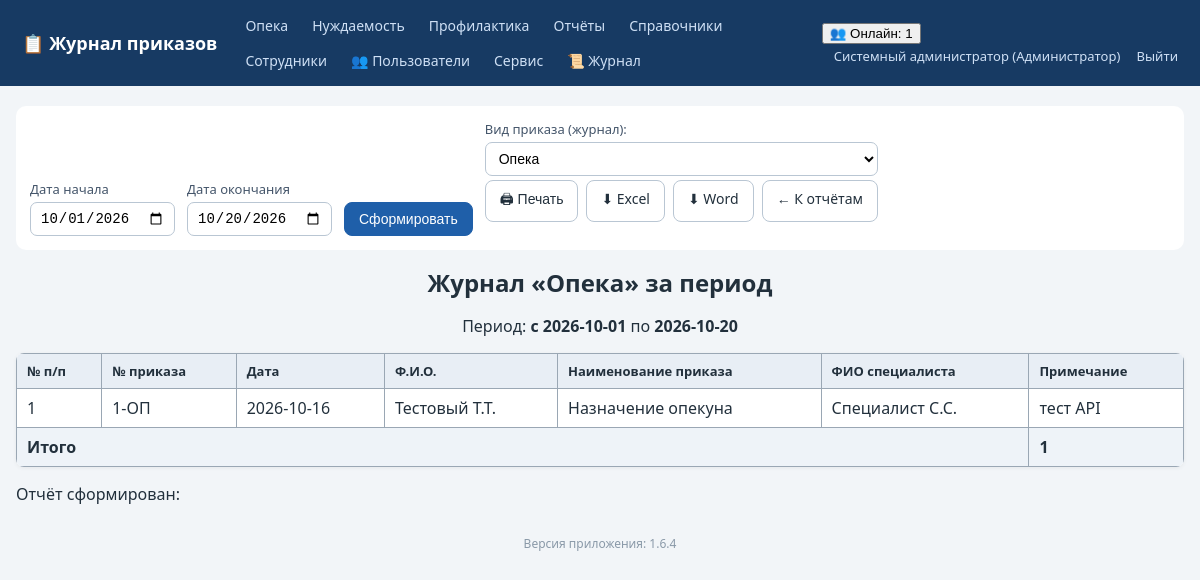
Screenshot of /reports/journal_print (signed in) with the database file from the repository.
### tables this page shows
CREATE TABLE employees (
    id INTEGER PRIMARY KEY AUTOINCREMENT,
    full_name TEXT NOT NULL,
    position TEXT NOT NULL DEFAULT '',
    login TEXT UNIQUE,
    password_hash TEXT,
    pwd_changed_at TEXT,           -- дата последней самостоятельной смены пароля
    role_id INTEGER REFERENCES roles(id)
);

CREATE TABLE roles (
    id INTEGER PRIMARY KEY AUTOINCREMENT,
    name TEXT UNIQUE NOT NULL
);

CREATE TABLE orders (
    id INTEGER PRIMARY KEY AUTOINCREMENT,
    journal TEXT NOT NULL,           -- opeka / nuzhdaemost / profilaktika
    order_number TEXT NOT NULL,      -- номер приказа, напр. "12-оп"
    order_date TEXT NOT NULL,        -- ГГГГ-ММ-ДД
    order_type_id INTEGER REFERENCES order_types(id),
    person_fio TEXT NOT NULL DEFAULT '',   -- ФИО в отношении кого
    specialist_fio TEXT NOT NULL DEFAULT '', -- ФИО специалиста
    note TEXT NOT NULL DEFAULT '',         -- примечание (добавлено в 1.2.0)
    scan_path TEXT,
    created_at TEXT DEFAULT CURRENT_TIMESTAMP
, reason_id INTEGER REFERENCES reasons(id));

CREATE TABLE order_types (
    id INTEGER PRIMARY KEY AUTOINCREMENT,
    kind TEXT NOT NULL,              -- вид приказа (название журнала)
    name TEXT NOT NULL,              -- наименование приказа
    prefix TEXT NOT NULL DEFAULT '', -- префикс номера приказа для вида (напр. "ОП" -> 1-ОП)
    UNIQUE(kind, name)
);

### app.py (the view)
@app.route('/reports/journal_print')
def report_journal_print():
    user = current_user()
    if not can_view_reports(user):
        abort(403)
    journal = request.args.get('journal', 'opeka')
    if journal not in JOURNAL_TYPES:
        abort(404)
    d1, d2 = _report_period()
    rows = _query_report_rows_sorted_asc(d1, d2, journal=journal)
    title = f'Журнал «{JOURNAL_TITLES[journal]}» за период'
    with_reason = REASONS_ENABLED.get(journal, False)
    data = []
    for i, r in enumerate(rows, 1):
        note = r['note'] if 'note' in r.keys() else ''
        name = r['type_name'] or ''
        reason = ''
        if with_reason and 'reason_name' in r.keys():
            reason = r['reason_name'] or ''
        if reason:
            name = f'{name} ({reason})' if name else f'({reason})'
        data.append((i, r['order_number'], r['order_date'], r['person_fio'],
                     name, r['specialist_fio'], note))
    headers = ('№ п/п', '№ приказа', 'Дата', 'Ф.И.О.',
               'Наименование приказа', 'ФИО специалиста', 'Примечание')
    fmt = request.args.get('fmt')
    if fmt == 'xlsx':
        return _export_xlsx_table(d1, d2, headers, data, title)
    if fmt == 'docx':
        return _export_docx_table(d1, d2, headers, data, title)
    return render_template('report_table.html', title=title, d1=d1, d2=d2,
                           headers=headers, rows=data, total=len(data),
                           base_url=url_for('report_journal_print'),
                           extra_args={'journal': journal})

### app.py (called while the page is built, shortened)
def has_request_context_safe():
    try:
        from flask import has_request_context
        return has_request_context()
    except Exception:
        return False

def _session_signature(uid):
    raw = request.cookies.get(app.config['SESSION_COOKIE_NAME'], '')
    if not raw:
        return ''

def _db_touch_throttled(key, min_interval=10.0):
    now = time.time()
    last = _DB_TOUCH_TS.get(key, 0)
    if now - last >= min_interval:
        _DB_TOUCH_TS[key] = now
        return True
    return False

def db_cleanup_active_sessions(cutoff):
    try:
        conn = get_db()
        conn.execute('DELETE FROM active_sessions WHERE last_seen < ?', (cutoff,))
        conn.commit()
        conn.close()
    except Exception:
        pass

def touch_active_session(uid):
    sid = _session_signature(uid)
    ip = request.remote_addr if has_request_context_safe() else ''
    now = time.time()
    with ACTIVE_SESSIONS_LOCK:
        ACTIVE_SESSIONS[(uid, sid)] = {'last_seen': now, 'ip': ip}
    if _db_touch_throttled((uid, sid)):
        db_touch_active_session(uid, sid, ip)
    if _db_touch_throttled(('online', uid, sid), min_interval=30.0):
        online_track_touch(uid, sid, ip)

def cleanup_active_sessions():
    cutoff = time.time() - ACTIVE_TIMEOUT
    with ACTIVE_SESSIONS_LOCK:
        expired = [k for k, v in ACTIVE_SESSIONS.items()
                   if v['last_seen'] < cutoff]
        for k in expired:
            del ACTIVE_SESSIONS[k]
    db_cleanup_active_sessions(cutoff)

@app.before_request
def _mark_tls_noise_context():
    try:
        from flask import g as _fg
        _tls_noise_ctx.g = _fg
    except Exception:
        pass

def get_db():
    conn = sqlite3.connect(DB_PATH)
    conn.row_factory = sqlite3.Row
    conn.execute('PRAGMA foreign_keys = ON')
    return conn

def current_user():
    uid = session.get('user_id')
    if not uid:
        return None
    conn = get_db()
    u = conn.execute('SELECT e.*, r.name AS role_name FROM employees e '
                     'LEFT JOIN roles r ON r.id=e.role_id WHERE e.id=?', (uid,)).fetchone()
    conn.close()
    return u

def can_view_reports(user=None):
    user = user or current_user()
    return bool(user) and user['role_name'] in FULL_DATA_ROLES + ('Куратор',)

def can_access_journal(user, journal):
    if not user:
        return False
    if user['role_name'] in FULL_DATA_ROLES:  # админ и начальник — полный доступ
        return True
    return user['role_name'] in ROLE_ACCESS[journal]

### templates/report_table.html (shortened to what this page needs)
{% extends 'base.html' %}
{% block content %}
<div class="no-print">
  <form method="get" class="period-form" id="periodForm">
    <label>Дата начала <input type="date" name="d1" value="{{ d1 }}"></label>
    <label>Дата окончания <input type="date" name="d2" value="{{ d2 }}"></label>
    <button class="btn primary">Сформировать</button>
    {% if extra_args %}
    <label>Вид приказа (журнал):
      <select name="journal_sel" onchange="this.form.journal.value=this.value;">
        {% for j,t in all_journals %}<option value="{{j}}" {% if extra_args.journal==j %}selected{% endif %}>{{t}}</option>{% endfor %}
      </select>
    {% endif %}
  </form>
  <div class="toolbar">
    <button class="btn" onclick="window.print()">🖨 Печать</button>
    <a class="btn" href="?d1={{ d1 }}&d2={{ d2 }}{% if extra_args %}{% for k,v in extra_args.items() %}&{{k}}={{v}}{% endfor %}{% endif %}&fmt=xlsx">⬇ Excel</a>
    <a class="btn" href="?d1={{ d1 }}&d2={{ d2 }}{% if extra_args %}{% for k,v in extra_args.items() %}&{{k}}={{v}}{% endfor %}{% endif %}&fmt=docx">⬇ Word</a>
    <a class="btn" href="{{ url_for('reports') }}">← К отчётам</a>
  </div>
</div>
<div class="printable">
  <h1 class="rep-title">{{ title }}</h1>
  <p class="rep-period">Период: <b>с {{ d1 }}</b> по <b>{{ d2 }}</b></p>
  <table class="grid bordered">
    <tr>{% for h in headers %}<th>{{ h }}</th>{% endfor %}</tr>
    {% for row in rows %}
    <tr>{% for cell in row %}<td>{{ cell }}</td>{% endfor %}</tr>
    {% else %}
    <tr><td colspan="{{ headers|length }}" class="empty">Нет данных за период</td></tr>
    {% endfor %}
    {% if total is defined and rows %}
      {% if no_total_col is defined and no_total_col %}
      <tr class="totalrow"><td colspan="{{ headers|length - 1 }}"><b>Итого</b></td><td><b>{{ total }}</b></td></tr>
      {% else %}
      <tr class="totalrow"><td colspan="{{ headers|length - 1 if headers|length > 2 else 1 }}"><b>Итого</b></td><td><b>{{ total }}</b></td></tr>
      {% endif %}
    {% endif %}
  </table>
  <p class="rep-date no-sel">Отчёт сформирован: {{ now_s if now_s else '' }}</p>
</div>
{% endblock %}

### templates/base.html (shortened to what this page needs)
<!DOCTYPE html>
<html lang="ru">
<head>
<link rel="stylesheet" href="{{ url_for('static', filename='style.css') }}">
</head>
<body>
<header class="topbar no-print">
  <div class="brand"><a href="{{ url_for('index') }}">📋 Журнал приказов</a></div>
  <nav>
    {% for j, t in accessible_journals %}
      <a href="{{ url_for('journal_list', journal=j) }}">{{ t }}</a>
    {% endfor %}
    {% if cu and cu.role_name in ['Администратор','Начальник отдела','Куратор'] %}
      <a href="{{ url_for('reports') }}">Отчёты</a>
    {% endif %}
    <a href="{{ url_for('references', tab='order_types') }}">Справочники</a>
    {% if cu and cu.role_name == 'Администратор' %}
      <a href="{{ url_for('employees') }}">Сотрудники</a>
      <a href="{{ url_for('service_users') }}" title="Смена паролей пользователей">👥 Пользователи</a>
      <a href="{{ url_for('service') }}">Сервис</a>
      <a href="{{ url_for('logs_view') }}" title="Журнал логирования">📜 Журнал</a>
    {% endif %}
  </nav>
  <div class="userbox">
    {% if cu %}
      {% if active_users is not none %}
        <div class="online" id="onlineBox" title="Сотрудники, работавшие в системе за последние {{ (active_timeout // 60) or 1 }} мин. Обновляется автоматически.">
          <button type="button" class="online-toggle" onclick="toggleOnline()">👥 Онлайн: {{ active_users|length }}</button>
        </div>
      {% endif %}
      <a href="{{ url_for('profile') }}" title="Сменить пароль">{{ cu.full_name }} ({{ cu.role_name }})</a>
      <a href="{{ url_for('logout') }}">Выйти</a>
    {% endif %}
  </div>
</header>
<main class="container">
  {% block content %}{% endblock %}
</main>
<footer class="foot no-print">Версия приложения: {{ app_version }}</footer>
</body>
</html>

### static/style.css (style rules this page uses)
:root { --bs:#1f5fa9;--bg:#f2f5f8;--tx:#22303c; }
* { box-sizing:border-box }
body { margin:0;font-family:"Segoe UI",Arial,sans-serif;background:var(--bg);color:var(--tx); }
a { color:var(--bs); }
.topbar { display:flex;align-items:center;gap:18px;flex-wrap:wrap;background:#173a63;color:#fff;padding:10px 22px; }
.topbar .brand a { color:#fff;font-weight:700;font-size:18px;text-decoration:none; }
.topbar nav { display:flex;gap:4px;flex-wrap:wrap;flex:1; }
.topbar nav a { color:#cfe0f5;text-decoration:none;padding:6px 10px;border-radius:6px;font-size:14px; }
.userbox a { color:#cfe0f5;text-decoration:none;font-size:13px;margin-left:12px; }
.container { max-width:1200px;margin:20px auto;padding:0 16px; }
h1 { font-size:24px; }
label { display:flex;flex-direction:column;font-size:13px;gap:4px;color:#44556a; }
input,select { padding:7px 9px;border:1px solid #b9c6d3;border-radius:7px;font-size:14px;background:#fff; }
.btn { display:inline-block;padding:8px 14px;border-radius:8px;border:1px solid #b9c6d3;background:#fff;color:var(--tx);cursor:pointer;font-size:14px;text-decoration:none; }
.btn.primary { background:var(--bs);border-color:var(--bs);color:#fff; }
table.grid { width:100%;border-collapse:collapse;background:#fff;margin:14px 0;box-shadow:0 1px 4px rgba(0,0,0,.06);border-radius:8px;overflow:hidden; }
.grid th { background:#e8eef5;font-size:13px;text-align:left; }
.grid th,.grid td { padding:8px 10px;border-bottom:1px solid #e2e8ef;vertical-align:top; }
.bordered th,.bordered td { border:1px solid #9aa7b4; }
.totalrow td { background:#eef3f8; }
.period-form { display:flex;gap:12px;flex-wrap:wrap;align-items:end;background:#fff;padding:14px;border-radius:10px;margin-bottom:10px; }
.toolbar { display:flex;gap:8px;margin-bottom:14px;flex-wrap:wrap; }
.rep-title { text-align:center;margin-bottom:4px; }
.rep-period { text-align:center; }
.foot { text-align:center;color:#8a99a8;font-size:12px;margin:30px 0; }

### rows the page displays
employees: full_name "Системный администратор"
roles: role_name "Администратор"
orders: row "1", order_number "1-ОП", order_date "2026-10-16", person_fio "Тестовый Т.Т.", specialist_fio "Специалист С.С.", note "тест API"
order_types: name "Назначение опекуна"

### other values shown
{{ t }} "Опека" "Нуждаемость" "Профилактика"
{{ active_users|length }} "1"
{{ title }} "Журнал «Опека» за период"
{{ d1 }} "2026-10-01"
{{ d2 }} "2026-10-20"
{{ h }} "№ п/п" "№ приказа" "Дата" "Ф.И.О." "Наименование приказа" "ФИО специалиста" "Примечание"
{{ total }} "1"
{{ app_version }} "1.6.4"
form field journal_sel "Опека"
